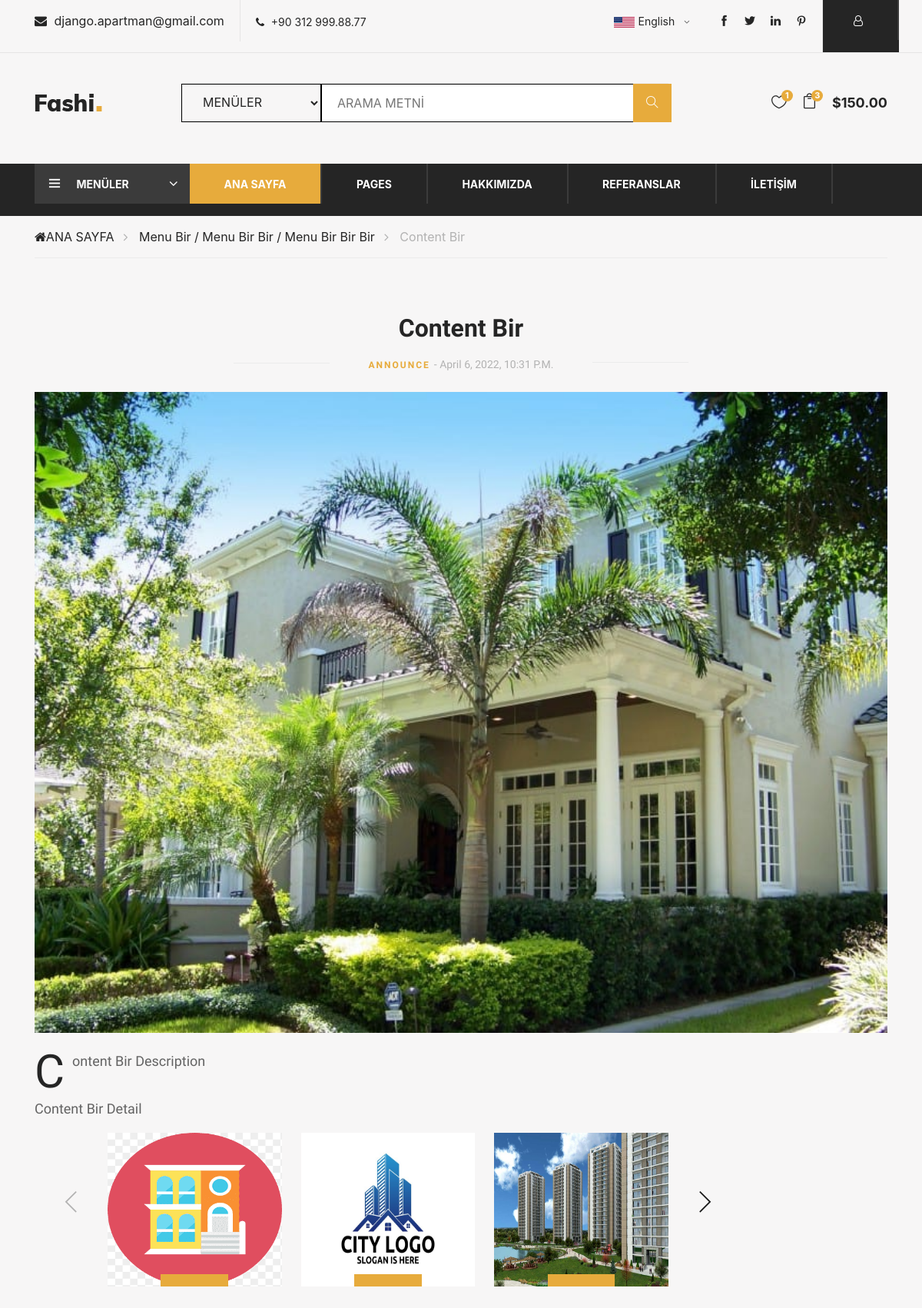
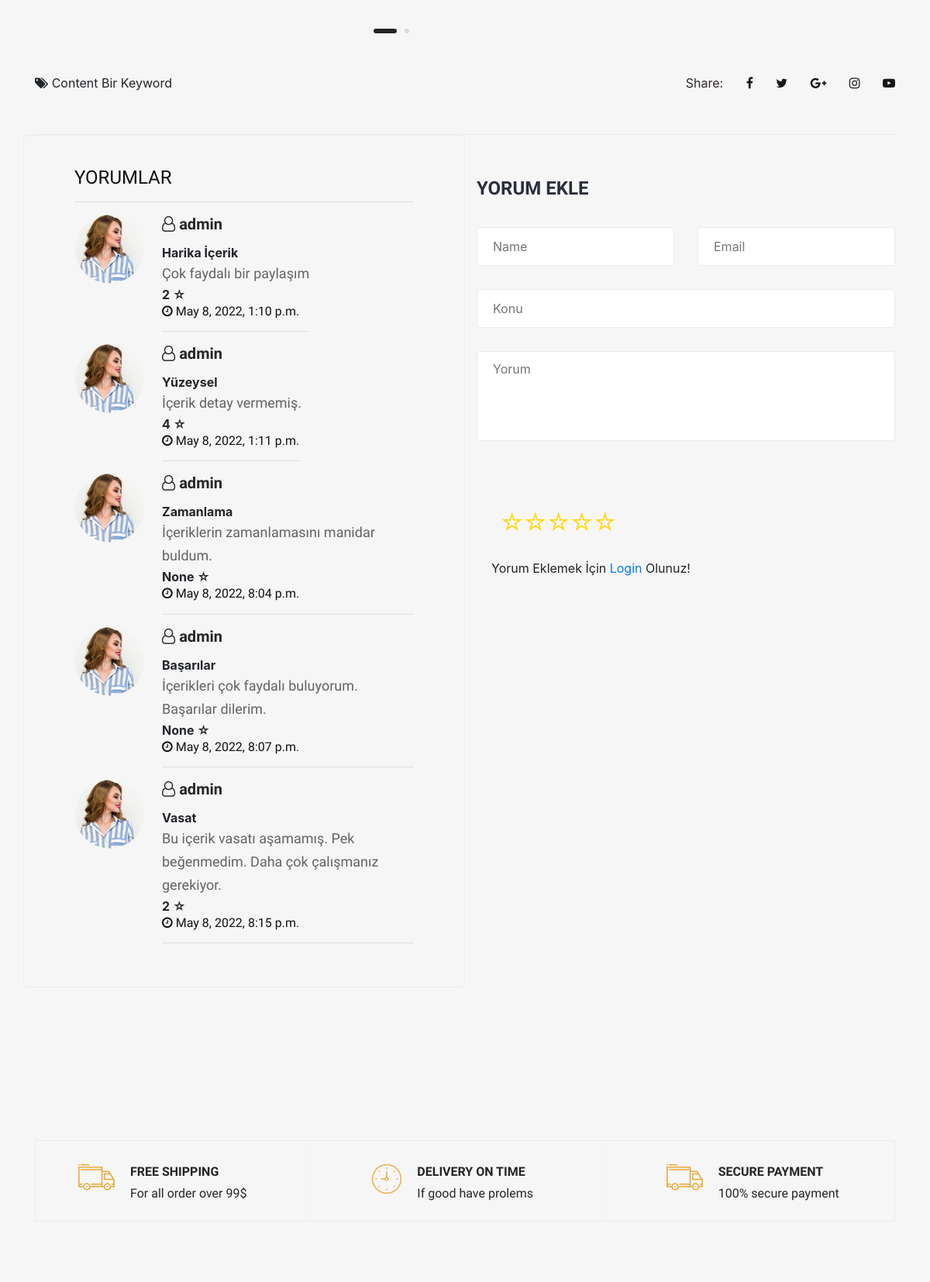
The app's page /content/1/content-bir/ (upper part) with its own data (2 pictures, top to bottom).
### content/models.py (models this page shows, shortened)
class Content(models.Model):
    STATUS = (
        ('True', 'Evet'),
        ('False', 'Hayır')
    )
    TYPE = (
        ('News', 'Haber'),
        ('Announce', 'Duyuru'),
        ('Decision', 'Karar'),
        ('Survey', 'Anket')
    )
    title = models.CharField(max_length=150)
    keywords = models.CharField(max_length=255)
    description = models.CharField(max_length=255)
    image = models.ImageField(blank=True, upload_to='images/')
    menu = models.ForeignKey(Menu, on_delete=models.CASCADE)  # relation with Menu table
    detail = RichTextUploadingField()
    type = models.CharField(max_length=10, choices=TYPE)
    slug = models.SlugField(null=False, unique=True)
    status = models.CharField(max_length=10, choices=STATUS)
    create_at = models.DateTimeField(auto_now_add=True)
    update_at = models.DateTimeField(auto_now_add=True)
    def image_tag(self):
        if self.image:
            return mark_safe('<img src="{}" height="50"/>'.format(self.image.url))
    image_tag.short_description = 'Image'

class Menu(MPTTModel):
    STATUS = (
        ('True', 'Evet'),
        ('False', 'Hayır')
    )
    parent = TreeForeignKey('self', blank=True, null=True, related_name='children', on_delete=models.CASCADE)
    title = models.CharField(max_length=100)
    keywords = models.CharField(max_length=255)
    description = models.CharField(max_length=255)
    image = models.ImageField(blank=True, upload_to='images/')
    status = models.CharField(max_length=10, choices=STATUS)
    slug = models.SlugField(null=False, unique=True)
    create_at = models.DateTimeField(auto_now_add=True)
    update_at = models.DateTimeField(auto_now_add=True)
    class MPTTMeta:
        order_insertion_by = ['title']
    def __str__(self):  # __str__ method elaborated later in
        full_path = [self.title]  # post. use __unicode__ in place of
        k = self.parent
        while k is not None:
            full_path.append(k.title)
            k = k.parent
        return ' / '.join(full_path[::-1])
    def image_tag(self):
        if self.image:
            return mark_safe('<img src="{}" height="50"/>'.format(self.image.url))
    image_tag.short_description = 'Image'

class Imagen(models.Model):
    content = models.ForeignKey(Content, on_delete=models.CASCADE)  # relation with Content table
    title = models.CharField(max_length=50)
    image = models.ImageField(blank=True, upload_to='images/')
    def image_tag(self):
        if self.image:
            return mark_safe('<img src="{}" height="50"/>'.format(self.image.url))
    image_tag.short_description = 'Image'

class Comment(models.Model):
    STATUS = (
        ('New', 'Yeni'),
        ('True', 'Evet'),
        ('False', 'Hayır'),
    )
    content = models.ForeignKey(Content, on_delete=models.CASCADE)
    user = models.ForeignKey(User, on_delete=models.CASCADE)
    subject = models.CharField(max_length=50, blank=True)
    comment = models.TextField(max_length=200, blank=True)
    rate = models.IntegerField(null=True, blank=True)
    status = models.CharField(max_length=10, choices=STATUS, default='New')
    ip = models.CharField(max_length=20, blank=True)
    create_at = models.DateTimeField(auto_now_add=True)
    update_at = models.DateTimeField(auto_now_add=True)

### home/views.py (the view)
# urls.py: path('content/<int:id>/<slug:slug>/', views.content_detail, name='content_detail'),
def content_detail(request, id, slug):
    menu = Menu.objects.all()
    content = Content.objects.get(pk=id)
    imagens = Imagen.objects.filter(content_id=id)
    comments = Comment.objects.filter(content_id=id, status='True')
    context = {'content': content,
               'menu': menu,
               'imagens': imagens,
               'comments': comments
               }
    return render(request, 'content_detail.html', context)

### home/templates/content_detail.html (shortened to what this page needs)
{% extends 'homebase.html' %}
{% load static %}
{% block content %}
<div class="breacrumb-section">
    <div class="container">
        <div class="row">
            <div class="col-lg-12">
                <div class="breadcrumb-text">
                    <a href="/"><i class="fa fa-home"></i>ANA SAYFA</a>
                    <a href="/menu/{{ content.menu_id }}/{{ content.menu.slug }}">{{ content.menu }}</a>
                    <span>{{ content.title }}</span>
                </div>
            </div>
        </div>
    </div>
</div>
<section class="blog-details spad">
    <div class="container">
        <div class="row">
            <div class="col-lg-12">
                <div class="blog-details-inner">
                    <div class="blog-detail-title">
                        <h2>{{ content.title }}</h2>
                        <p>{{ content.type }} <span>- {{ content.update_at }}</span></p>
                    </div>
                    <div class="blog-large-pic">
                        <img src="{{content.image.url}}" alt="">
                    </div>
                    <div class="blog-detail-desc">
                        <p>{{ content.description }}</p>
                    </div>
                    <p>{{ content.detail | safe }}</p>
                    <div class="blog-more">
                        <div class="row">
                            <div class="col-lg-8 offset-lg-1">
                                <div class="product-slider owl-carousel">
                                    {% for rs in imagens %}
                                    <div class="product-item">
                                        <div class="pi-pic">
                                            <img src="{{rs.image.url}}" alt="" style="height:200px">
                                            <ul>
                                                <li class="w-icon active">
                                                    <a href="#"> Büyüt</a>
                                                </li>
                                            </ul>
                                        </div>
                                    </div>
                                    {% endfor %}
                                </div>
                            </div>
                        </div>
                    </div>
                    <div class="tag-share">
                        <div class="details-tag">
                            <i class="fa fa-tags"></i>
                            <a>{{ content.keywords }}</a>
                        </div>
                        <div class="blog-share">
                            <span>Share:</span>
                            <div class="social-links">
                                <a href="#"><i class="fa fa-facebook"></i></a>
                                <a href="#"><i class="fa fa-twitter"></i></a>
                                <a href="#"><i class="fa fa-google-plus"></i></a>
                                <a href="#"><i class="fa fa-instagram"></i></a>
                                <a href="#"><i class="fa fa-youtube-play"></i></a>
                            </div>
                        </div>
                    </div>
                    <div class="row">
                        <div class="posted-by col-lg-6">
                            <h4>YORUMLAR</h4>
                            <hr>
                            {% for rs in comments %}
                            <div class="pb-pic">
                                <img src="{% static 'img/blog/post-by.png' %}" alt="">
                            </div>
                            <div class="pb-text">
                                <a href="#">
                                    <h5><i class="fa fa-user-o"></i> {{ rs.user.username }}</h5>
                                </a>
                                <b>{{ rs.subject }}</b>
                                <p>{{ rs.comment }}</p>
                                <b>{{ rs.rate }} ☆</b>
                                <h6><i class="fa fa-clock-o"></i> {{ rs.create_at}}</h6>
                                <hr>
                            </div>
                            {% endfor %}
                        </div>
                        <div class="leave-comment col-lg-6">
                            <h4>YORUM EKLE</h4>
                            <form action="/content/addcomment/{{ content.id }}" method="POST" class="comment-form">
                                <div class="row">
                                    <div class="col-lg-6">
                                        <input type="text" placeholder="Name">
                                    </div>
                                    <div class="col-lg-6">
                                        <input type="text" placeholder="Email">
                                    </div>
                                    <div class="col-lg-12">
                                        <input type="text" name="subject" placeholder="Konu" id="id_subject">
                                    </div>
                                    <div class="col-lg-12">
                                        <textarea name="comment" placeholder="Yorum" id="id_comment"></textarea>
                                        <div class="col-lg-12">
                                            <div class="row">
                                                <div class="col-lg-3">
                                                    <div class="rate bg-lights py-3 text-white mt-3"
                                                         style="width:180px">
                                                        <div class="rating">
                                                            <input type="radio" name="rate" value="5" id="5"><label
                                                                for="5">☆</label>
                                                            <input type="radio" name="rate" value="4" id="4"><label
                                                                for="4">☆</label>
                                                            <input type="radio" name="rate" value="3" id="3"><label
                                                                for="3">☆</label>
                                                            <input type="radio" name="rate" value="2" id="2"><label
                                                                for="2">☆</label>
                                                            <input type="radio" name="rate" value="1" id="1"><label
                                                                for="1">☆</label>
                                                        </div>
                                                    </div>
                                                </div>
                                            </div>
                                        </div>
                                    </div>
                                    <div class="buttons px-4 mt-0">
                                        {% if user.id is not None %}
                                            <button class="primary-btn">GÖNDER</button>
                                        {% else %}
                                            Yorum Eklemek İçin <a href="/login"> Login </a> Olunuz!
                                        {% endif %}
                                    </div>
                                </div>
                            </form>
                        </div>
                    </div>
                </div>
            </div>
        </div>
    </div>
</section>
{% endblock %}

### home/templates/content_detail.html (style rules this page uses)
body { background-color: #f7f6f6; }
.rate { border-bottom-right-radius: 12px; border-bottom-left-radius: 12px; }
.rating { display: flex; flex-direction: row-reverse; justify-content: center }
.rating>label { position: relative; width: 1em; font-size: 30px; font-weight: 300; color: #FFD600; cursor: pointer }
.rating>label::before { content: "\2605"; position: absolute; opacity: 0 }
.buttons { top: 0px; left: 10px; position: relative; }

### records on screen
Content: menu "Menu Bir / Menu Bir Bir / Menu Bir Bir Bir", title "Content Bir", type "ANNOUNCE", update_at "April 6, 2022, 10:31 P.m.", image (picture), description "Content Bir Description", detail "Content Bir Detail", keywords "Content Bir Keyword"
Imagen: image (picture)
Imagen: image (picture)
Imagen: image (picture)
Comment: user.username "admin", subject "Harika İçerik", comment "Çok faydalı bir paylaşım", rate "2", create_at "May 8, 2022, 1:10 p.m."
Comment: user.username "admin", subject "Yüzeysel", comment "İçerik detay vermemiş.", rate "4", create_at "May 8, 2022, 1:11 p.m."
Comment: user.username "admin", subject "Zamanlama", comment "İçeriklerin zamanlamasını manidar buldum.", rate "None", create_at "May 8, 2022, 8:04 p.m."
Comment: user.username "admin", subject "Başarılar", comment "İçerikleri çok faydalı buluyorum. Başarılar dilerim.", rate "None", create_at "May 8, 2022, 8:07 p.m."
Comment: user.username "admin", subject "Vasat", comment "Bu içerik vasatı aşamamış. Pek beğenmedim. Daha çok çalışmanız gerekiyor.", rate "2", create_at "May 8, 2022, 8:15 p.m."
